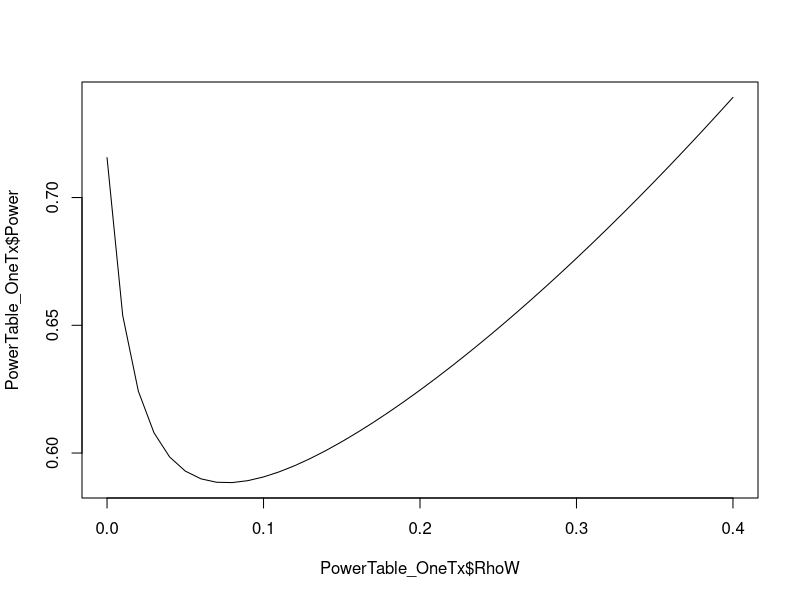

Write R code to recreate this figure.
## ---------------------------
##
## Script name: Single Treatment SWD
##
## Purpose of script: calculate power for a 
## single treatment stepped wedge design
##
## Author: Phil Sundin
##
## Date Created: 2020-09-28
##
## Email: phillip1492@ucla.edu
##
## ---------------------------
#####################
## Calculate the power for detecting a treatment effect in a
## single treatment stepped wedge design (SWD). 
## We only consider complete designs.
## Model choice: RCS = repeated cross-sectional, 
## NEC = nested exchangeable, Cohort = Cohort.
## delta_1 is standardized effect size for treatment 1.
## Sequence1 is a vector representing the time points (periods) at
## which each cluster transitions from control to treatment condition.
## For example, the 3 cluster, 4 period SWD, 
##     0 1 1 1
##     0 0 1 1
##     0 0 0 1
## where 0 denotes control condition and 1 denotes the treatment condition
## would have Sequence1 <- c(2,3,4)
####################

PowerFunction_OneTx <- function(RhoW, ModelChoice,
        RhoA, IAC, n.clusters, n.periods, n.individuals, delta_1,
        Sequence1, typeIerror)
{
  Sequence1 <- unlist(Sequence1)

##variance parameters for repeated cross-sectional design
if (ModelChoice == "RCS")
{ Diagonal <-  (1-RhoW) / n.individuals
OffDiagonal <- (RhoW) }

##variance parameters for cohort design
if (ModelChoice == "Cohort")

{   Diagonal <-  (1 - IAC - RhoW +  IAC*RhoW ) / n.individuals
OffDiagonal <- RhoW + IAC*(1 - RhoW)/ n.individuals }
  
##variance parameters for nested exchangeable model
else if (ModelChoice == "NEC")
{   Diagonal <-  RhoW + (1-RhoW)/n.individuals  - RhoA 
OffDiagonal <- RhoA}
  
#dataframe used to construct the SWD 
StudyDesign <- data.frame(site = c(1:n.clusters))

## The TimeA variable represents when cluster switches from the control 
## condition to treatment condition
StudyDesign$TimeA <- Sequence1 

##repeat each cluster for each time period
StudyDesign <-  StudyDesign[rep(seq_len(nrow(StudyDesign)), 
                  each = n.periods), ]
StudyDesign$Time <- rep(1:n.periods)

#creating a treatment indicator
StudyDesign$Tx_1 <- 0
StudyDesign$Tx_1[StudyDesign$Time >= StudyDesign$TimeA] <- 1

rownames(StudyDesign) <- 1:nrow(StudyDesign)

###############
#calculate precision and var-cov matrix
###############

##quantities in paper
f <- n.clusters / 
  (Diagonal + n.periods * OffDiagonal)
g <- n.clusters * OffDiagonal / 
  (Diagonal * (Diagonal + n.periods * OffDiagonal))

SumofXijbyperiodbycluster <- sum(StudyDesign$Tx_1)
y_1 <- SumofXijbyperiodbycluster / (Diagonal + n.periods * OffDiagonal)
h_1 <- SumofXijbyperiodbycluster / (Diagonal*(Diagonal + n.periods * OffDiagonal))
l_1 <-  SumofXijbyperiodbycluster / Diagonal 

z_1 <-  0
AggregateData_TreatmentASquared_ByCluster <- aggregate(Tx_1 ~ site, 
data=StudyDesign, FUN = function(x) c(mn = (sum(x))^2))

z_1 <- sum(AggregateData_TreatmentASquared_ByCluster$Tx_1) * 
  OffDiagonal / (Diagonal * (Diagonal + n.periods*OffDiagonal))

w_1 <- 0
AggregateData_TreatmentASquared_ByPeriod <- aggregate(Tx_1 ~ Time, 
  data=StudyDesign, FUN = function(x) c(mn = (sum(x))^2/Diagonal^2))
w_1 <- sum(AggregateData_TreatmentASquared_ByPeriod$Tx_1)

AggregateData_TxA <- aggregate(Tx_1 ~ Time, 
data=StudyDesign, FUN = function(x) c(mn = (sum(x))))

A_11 <-  ((l_1 - z_1) * (f * n.periods * (f + g * n.periods)) -
    y_1^2 * (f + g * n.periods) - f * (n.periods * w_1 - l_1^2)) / 
  (f * n.periods * (f + g * n.periods))

InversePrecision <- solve(A_11)

#calculate power
SE_Tx1 <- sqrt(InversePrecision)
TestStat_Tx1 <- delta_1 / SE_Tx1

PowerTxA <- pnorm(TestStat_Tx1 - qnorm(1-typeIerror/2)) +
                  pnorm(qnorm(typeIerror/2) - TestStat_Tx1)
return(PowerTxA)
}


#Example
delta_1 <- 0.4

#6 clusters total and 4 time periods
n.clusters <- 6
n.periods <- 4

#2 clusters transition from control to treatment at time 2,
#2 clusters to transition at time 3, and 2 clusters transition at time 4
Sequence1 <-  c(2,2,3,3,4,4) 

n.individuals <- 15
typeIerror <- 0.05

#creating a data frame for power
PowerTable_OneTx <- data.frame(RhoW = c(seq(0,0.4,by=0.01)))
PowerTable_OneTx$ModelChoice <- "RCS"
PowerTable_OneTx$Sequence1 <- c(rep(list(c(2,2,3,3,4,4))))
                                   
#calculate power as a function of rho_w for the repeated cross-sectional design
PowerTable_OneTx$Power <- mapply(PowerFunction_OneTx,
                                 RhoW = PowerTable_OneTx$RhoW,
                                 ModelChoice = PowerTable_OneTx$ModelChoice,
                                 RhoA= NA,
                                 IAC = NA,
                                 n.clusters = n.clusters, 
                                 delta_1 = delta_1,
                                 n.individuals = n.individuals,
                                 n.periods = n.periods,
                                 Sequence1 = PowerTable_OneTx$Sequence1,
                                 typeIerror = typeIerror
                                 )

#plot power as a function of ICC
plot(PowerTable_OneTx$RhoW,PowerTable_OneTx$Power, type="l")
